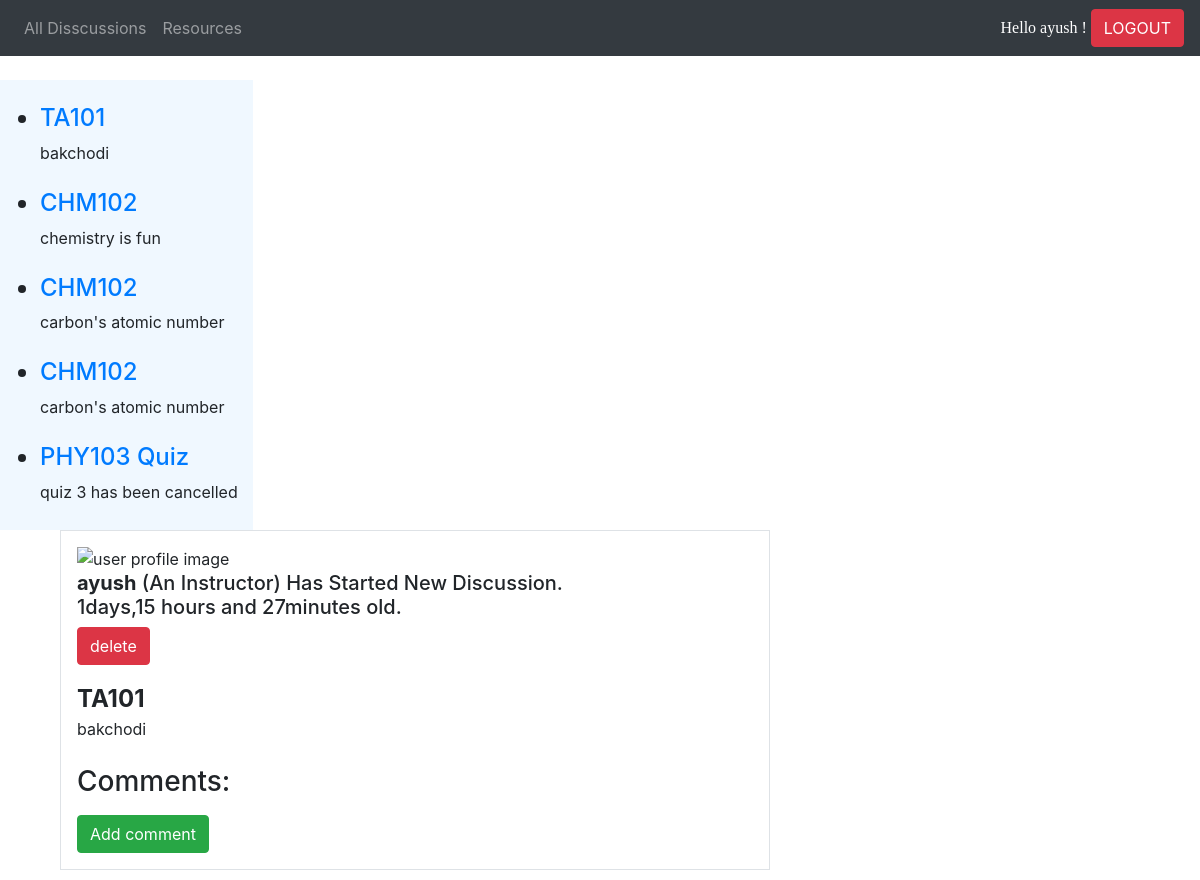
The app's page /forum/25/ (signed in) with its own data.
### forum/models.py (models this page shows, shortened)
class thread(models.Model):
    subject=models.CharField(max_length=5000)
    value=models.TextField(max_length=5000)
    author=models.CharField(max_length=100)
    created = models.DateTimeField()
    filetype=models.CharField(max_length=100)
    author_type = models.IntegerField()
    def timedays(self):
        now = datetime.now(timezone.utc)
        return((now-self.created).days)
    def timeminutes(self):
        now = datetime.now(timezone.utc)
        return(int(((((now-self.created).seconds%3600)))/60))
    def timehour(self):
        now = datetime.now(timezone.utc)
        return(int(((now-self.created).seconds/3600)))

### forum/views.py (the view)
# urls.py: url(r'^(?P<thread_id>[0-9]+)/$',views.detail,name='detail'),
def detail(request,thread_id):
    try:
        thread1=thread.objects.get(pk=thread_id)
    except:
        raise Http404("Thread doesnot exist")
    all_thread = thread.objects.all().order_by('-created')
    all_comment= comment.objects.all()
    if request.user.is_authenticated():
        return render(request, 'details.html',{ 'all_thread' : all_thread ,'thread_id':thread_id,'all_comment' : all_comment,'thread1':thread1,'user': request.user})
    else:
        return redirect('forum:register')

### forum/templates/details.html (shortened to what this page needs)
<head>
        <link rel="stylesheet" href="https://maxcdn.bootstrapcdn.com/bootstrap/4.0.0/css/bootstrap.min.css">
</head>
<nav class="navbar navbar-expand-sm bg-dark navbar-dark">
        <ul class="navbar-nav">
          <li class="nav-item">
            <a class="nav-link" href="{% url 'forum:index' %}">All Disscussions</a>
          </li>
          <li class="nav-item">
            <a class="nav-link" href="{% url 'forum:resources'%}">Resources</a>
          </li>
          <li class="nav-item">
            <a class="nav-link" href="#"></a>
          </li>
        </ul>
                <font size=3 face ="Comic Sans Ms" color="white">Hello {{user.username}} !&nbsp;</font>
                <a href="{% url 'forum:logout'%}"><button type="button" class="btn btn-danger">LOGOUT</button></a>
      </nav>
<div class="row"style="height: 100%;">
     <div class="" style="background-color: aliceblue">
    <div class="col-12" >
                    {% if all_thread %}
                        <ul>
                            {% for thread in all_thread%}
                                        <br>
                                        <h4> <li><a href="/forum/{{thread.id}}/">{{thread.subject}}</a></li></h4>
                                        <font size=3>{{thread.value}}</font>
                                        <br>
                            {% endfor %}
                        </ul>
                        {% else %}
                            <h3> you dont have any threads</h3>
                        {% endif %}
    </div>
    </div>
    <div class="container">
        <div class="col-sm-8">
            <div class="panel panel-white post panel-shadow">
                <div class="media border p-3">
                    <div class="media-body">
                        <div class="post-heading">
                        <div class="pull-left image">
                            <img src="http://bootdey.com/img/Content/user_1.jpg" class="img-circle avatar" alt="user profile image">
                        </div>
                        <div class="pull-left meta">
                            <div class="title h5">
                                <b>{{thread1.author}}</b>
                                {%if thread1.author_type == 2 %}
                                    (An Instructor)
                                {% endif %}
                                Has Started New Discussion.<br>{{thread1.timedays}}days,{{thread1.timehour}} hours and {{thread1.timeminutes}}minutes old.
                            </div>
                        {% if user.is_superuser %}
                            <form action="{% url 'forum:thread-delete' thread1.id %}" method="post">
                                <button class="btn btn-danger" type= submit>delete</button>
                            </form>
                            {% endif %}
                        </div>
                    </div>
                    <div class="post-description">
                    <font size=5> <strong>{{thread1.subject}}</strong> </font>
                        <div>{{thread1.value}}</div>
                        <br>
                    </div>
                    <div class="post-footer">
                        <h3>Comments:</h3>
                        <div>
                        <a href="/forum/{{thread1.id}}/add/"> <button type="button" class="btn btn-success">Add comment</button></a>
                            </div>
                    </div>
                    </div>
                </div>
            </div>
        </div>
    </div>
</div>

### records on screen
thread: subject "TA101", value "bakchodi", author "ayush", timedays "1", timehour "15", timeminutes "27"
thread: subject "CHM102", value "chemistry is fun"
thread: subject "CHM102", value "carbon's atomic number"
thread: subject "CHM102", value "carbon's atomic number"
thread: subject "PHY103 Quiz", value "quiz 3 has been cancelled"

### other values on screen
{{ user.username }} "ayush"
